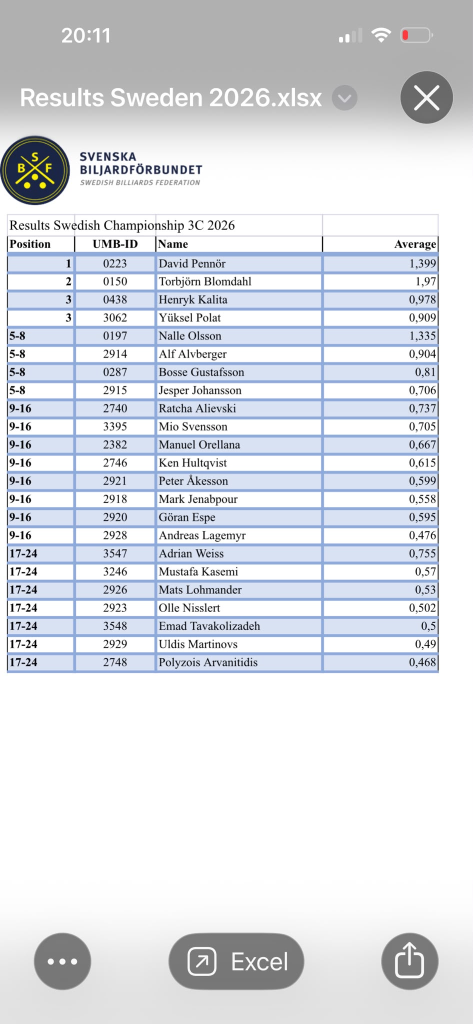
#> input picture docs/ai/ceb-ranking/WhatsApp Image 2026-10-06 at 21.12.46.jpeg, 945 x 2048 px, found by its file name (shown at 1/2 size)
$ python ocr_rows.py
#> lines starting #> are read from the running program, lines starting #| are printed output that depends on the picture; after the words box and inside, x2 and y2 are one past the last pixel; in counts of white or black regions, pixels touching at a corner belong together
"""Per-row OCR of the Swedish ranking screenshot -> rows.tsv (raw, unverified)."""
import re
from PIL import Image, ImageOps
import pytesseract
import numpy as np

pytesseract.pytesseract.tesseract_cmd = r"C:\Program Files\Tesseract-OCR\tesseract.exe"
SRC = r"D:\Projects\4-billiardtoday-frontend\docs\ai\ceb-ranking\WhatsApp Image 2026-10-06 at 21.12.46.jpeg"
img = Image.open(SRC).convert("L")
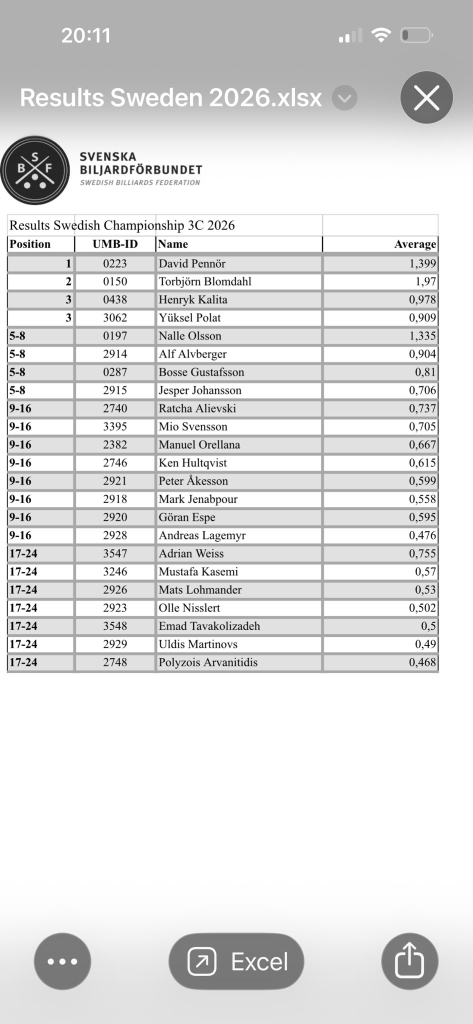
#> img: PIL image 945x2048 L (shown at 1/2 size); min 0, max 255, mean 223
a = np.array(img)

# dark bands = text lines in the table area
dark = (a < 140)
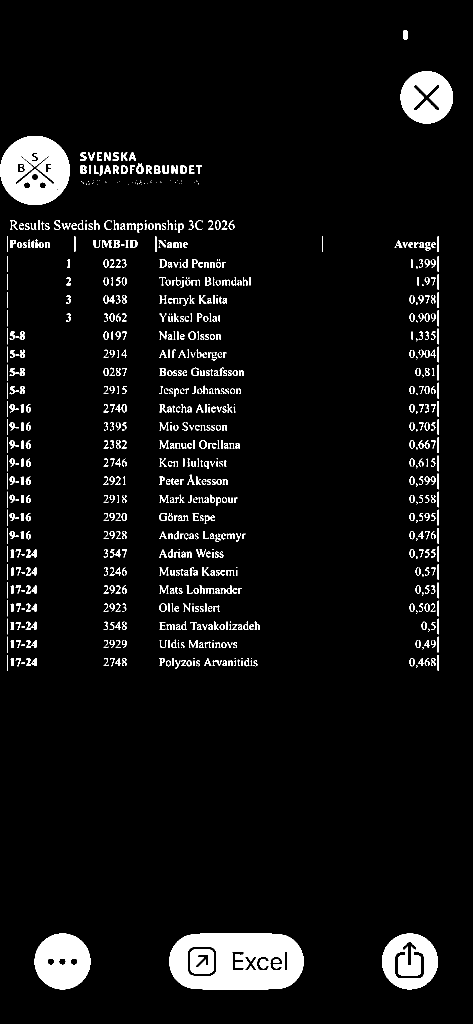
#> dark: shape (2048, 945) bool (shown at 1/2 size); 5.5% white; 889 white regions (169 under 20 px), largest, box (x1, y1, x2, y2) and area: (338, 1867, 607, 1979) 22474, (0, 272, 140, 410) 13398, (69, 1867, 181, 1979) 9434
rowsum = dark.sum(axis=1)
#> rowsum = 2048 values, max 452 at index 1903, min 0 at index 0, mean 52.11
bands, inb, start = [], False, 0
for y, v in enumerate(rowsum):
    if v > 3 and not inb:
        inb, start = True, y
    elif v <= 3 and inb:
        inb = False
        if 400 < start < 1500 and (y - start) > 12:
            bands.append((start, y))
#> this loop made 2048 passes
#> inb on passes 62, 80, 143, 248, 273, 411, 441, 466, 473, 505, 514, 544: True, False, True, False, True, False, True, False, True, False, True, False
#> after the loop, bands = 25 pairs, first value 440 to 1310, second value 465 to 1341; inb = False; start = 1867

# column x-boundaries from vertical dark runs inside the table
sub = dark[bands[1][0]:bands[-1][1], :]
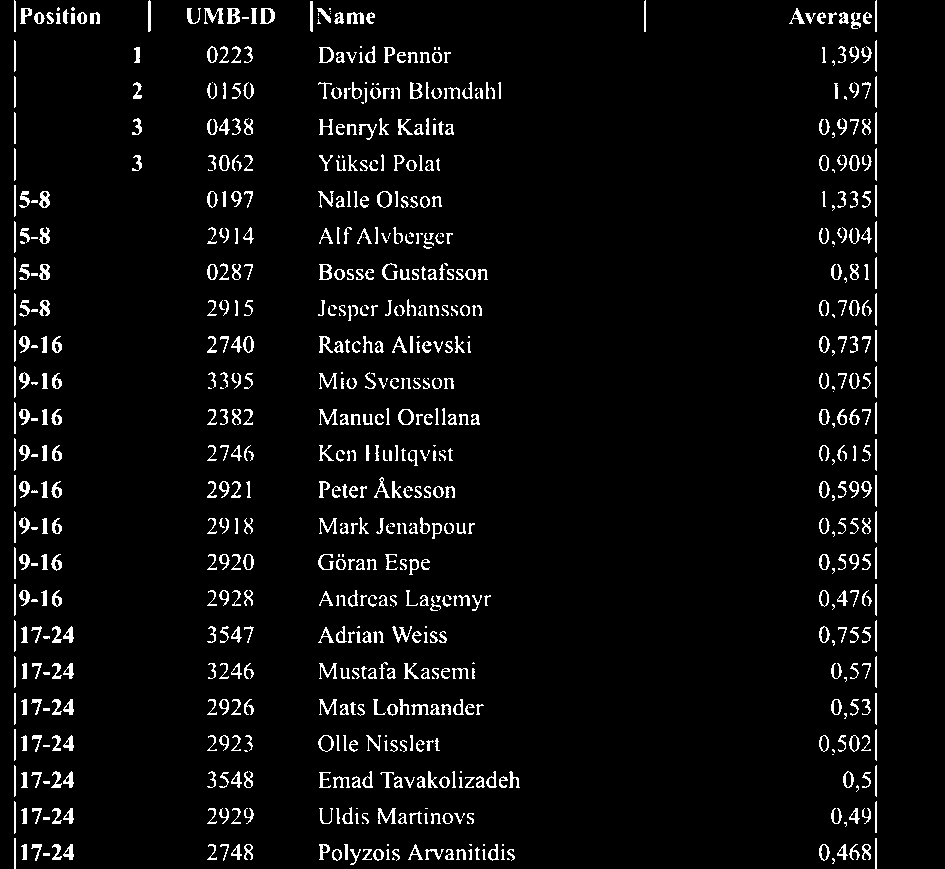
#> sub: shape (869, 945) bool; 4.6% white in thin lines or dots
colsum = sub.sum(axis=0)
#> colsum = 945 values, max 772 at index 14, min 0 at index 0, mean 40.2
sep = [x for x in range(len(colsum)) if colsum[x] > 0.85 * (bands[-1][1] - bands[1][0])]
#> sep = [14, 876]
print("vertical separators:", sep)
#| vertical separators: [14, 876]

out = []
for i, (y0, y1) in enumerate(bands):
    crop = img.crop((0, max(0, y0 - 5), img.width, y1 + 5))
    big = crop.resize((crop.width * 4, crop.height * 4), Image.LANCZOS)
    big = ImageOps.autocontrast(big)
#> (the run stopped early here; a loop or call above may not have finished)
